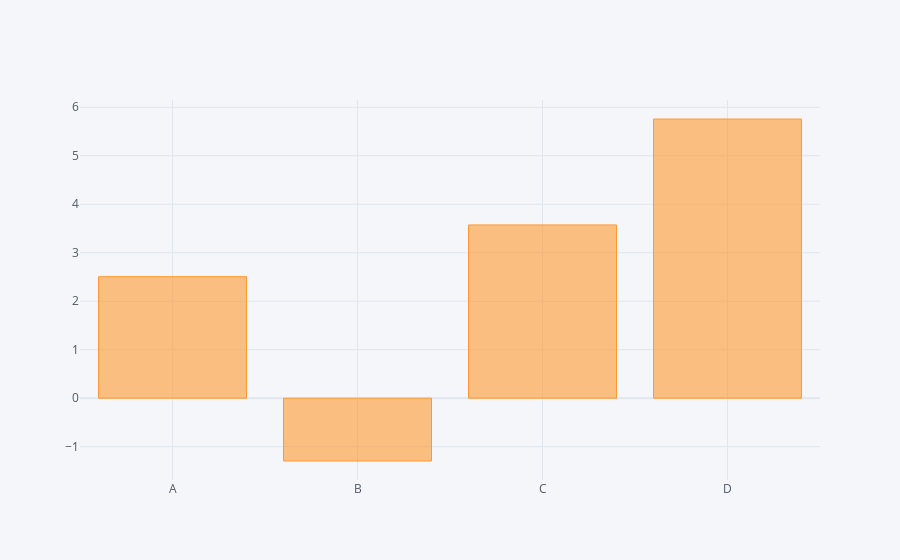

Notebook code cell kept with this figure:
### Code cell
df.sum().iplot(kind='bar')

### Figure 1 — Plotly figure (JSON) as saved in the notebook; plotly's stock layout.template omitted (floating-point values rounded to 4 significant figures)
{"data": [{"marker": {"color": "rgba(255, 153, 51, 0.6)", "line": {"color": "rgba(255, 153, 51, 1.0)", "width": 1}}, "name": "None", "orientation": "v", "text": "", "type": "bar", "x": ["A", "B", "C", "D"], "y": [2.506, -1.296, 3.573, 5.758]}], "layout": {"legend": {"bgcolor": "#F5F6F9", "font": {"color": "#4D5663"}}, "paper_bgcolor": "#F5F6F9", "plot_bgcolor": "#F5F6F9", "title": {"font": {"color": "#4D5663"}}, "xaxis": {"gridcolor": "#E1E5ED", "showgrid": true, "tickfont": {"color": "#4D5663"}, "title": {"font": {"color": "#4D5663"}, "text": ""}, "zerolinecolor": "#E1E5ED"}, "yaxis": {"gridcolor": "#E1E5ED", "showgrid": true, "tickfont": {"color": "#4D5663"}, "title": {"font": {"color": "#4D5663"}, "text": ""}, "zerolinecolor": "#E1E5ED"}}}
